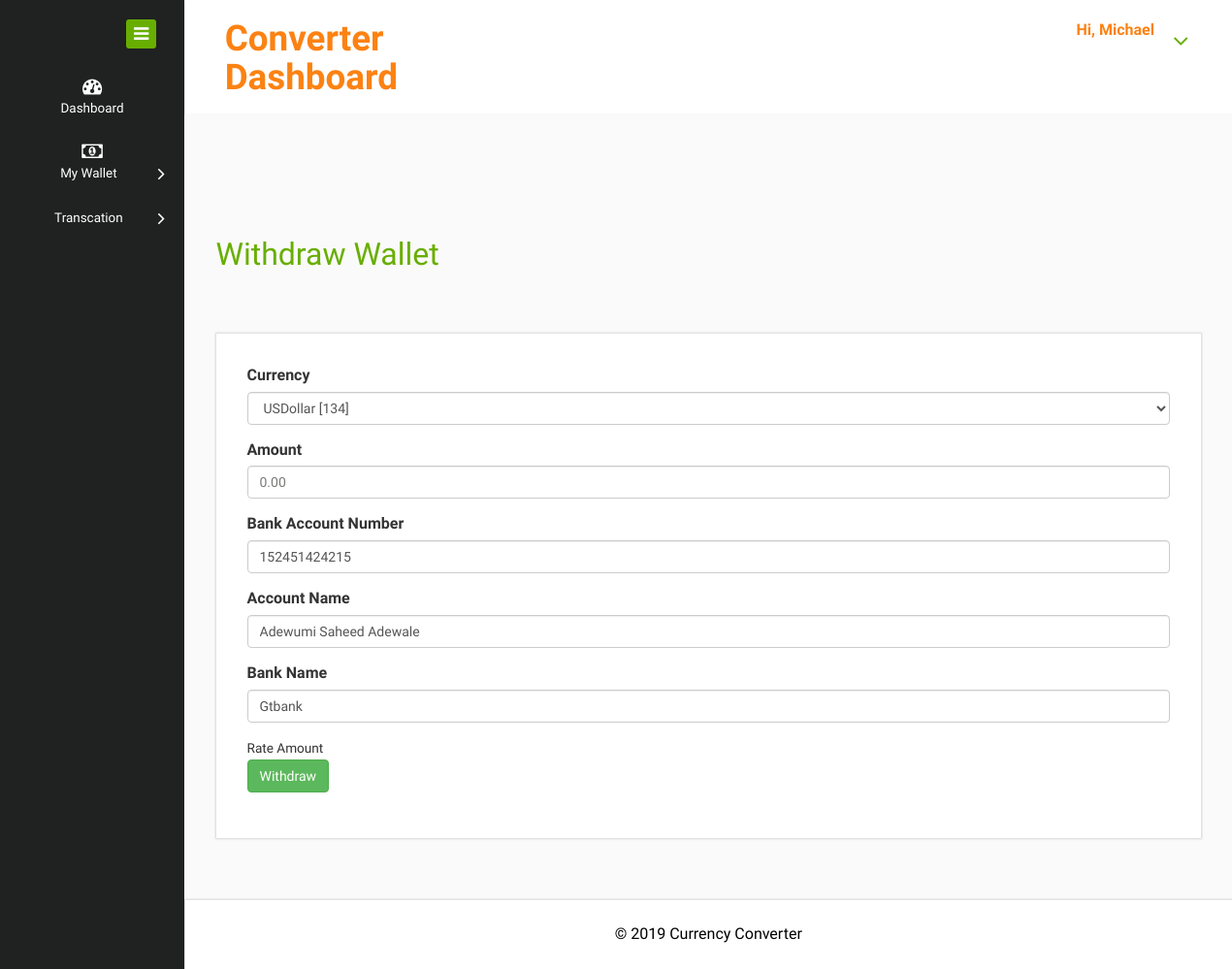
/withdraw_money.php (signed in), run on the app's committed database.
### tables this page shows
CREATE TABLE `user` (
  `id` int(11) NOT NULL,
  `fname` text NOT NULL,
  `lname` text NOT NULL,
  `Email` text NOT NULL,
  `Mobile` text NOT NULL,
  `password` text NOT NULL,
  `address` text NOT NULL,
  `state` text NOT NULL,
  `wallet` double NOT NULL,
  `wallet_id` varchar(200) NOT NULL,
  `status` text NOT NULL DEFAULT '0',
  `bank_acct` text NOT NULL,
  `bank_name` text NOT NULL,
  `acct_name` text NOT NULL,
  `created_date` datetime NOT NULL DEFAULT current_timestamp()
);

### withdraw_money.php (the view, shortened to what this page needs)
<?php
include 'header.php';
$data="SELECT * FROM   currency_money";
$query=mysqli_query($con,$data);
?>
<div class="blank">
    	<h2>Withdraw Wallet</h2>
    	<div class="blankpage-main">
    		<form action="withdraw_money.php" method="POST">
                    <div class="group">
                    <div class="form-group">
                        <label>Currency</label>
                        <select class="form-control" name="rate" id="money">
             <?php  while($row=mysqli_fetch_array($query)){
                                    $field2name = $row["cname"];
                                    $field3name = $row["amount"];
                                    $field5name = $row["created_date"];?>
                                    <option id="money" value="<?php echo $field3name ?>"><?php echo $field2name ?> [<?php echo $field3name ?>]</option>
                             <?php   }  ?>
                        </select>
                    </div>
                </div>
    			<div class="group">
    				<div class="form-group">
    					<label>Amount </label>
    					<input type="number"   class="form-control" name="amount" id="amount" required="required" placeholder="0.00">
    				</div>
    			</div>
          <div class="group">
            <div class="form-group">
              <label>Bank Account Number</label>
              <input type="text" value="<?php echo $bank_acct; ?>"  class="form-control" name="bank_acct"  required="required" placeholder="">
            </div>
          </div>
          <div class="group">
            <div class="form-group">
              <label>Account Name</label>
              <input type="text"  value="<?php echo $acct_name; ?>" class="form-control" name="acct_name"  required="required" placeholder="">
            </div>
          </div>
          <div class="group">
            <div class="form-group">
              <label>Bank Name</label>
              <input type="text"  value="<?php echo $bank_name; ?>"  class="form-control" name="bank_name"  required="required" placeholder="">
            </div>
          </div>
    		      <div class="group">
                    <small>Rate Amount</small>
                  </div>
    			<div class="group">
    				<div class="form-group">
    					<input type="submit" class="btn btn-success" name="save" value="Withdraw">
    				</div>
    			</div>
    		</form>
    	</div>
    </div>
<?php include 'footer.php'; ?>

### header.php (shortened to what this page needs)
<?php
 include 'database.php';
 $email = $_SESSION['Email'];
    $query = "SELECT * FROM user WHERE Email ='$email'";
  $Complete = mysqli_query($con,$query);
    $Rows=mysqli_fetch_assoc($Complete);
 $fname=$Rows['fname'];
      $acct_name = $Rows['acct_name'];
      $bank_acct = $Rows['bank_acct'];
      $bank_name = $Rows['bank_name'];
?>
<!DOCTYPE HTML>
<html>
<head>
<link href="css/bootstrap.css" rel="stylesheet" type="text/css" media="all">
<link href="css/style.css" rel="stylesheet" type="text/css" media="all"/>
<link href="css/font-awesome.css" rel="stylesheet">
</head>
<body>
<div class="page-container">
   <div class="left-content">
	   <div class="mother-grid-inner">
				<div class="header-main">
					<div class="header-left">
							<div class="logo-name">
									 <a href="index.html"> <h1>Converter Dashboard</h1>
								  </a>
							</div>
							<div class="clearfix"> </div>
						 </div>
						 <div class="header-right">
							<div class="profile_details">
								<ul>
									<li class="dropdown profile_details_drop">
										<a href="#" class="dropdown-toggle" data-toggle="dropdown" aria-expanded="false">
											<div class="profile_img">
												<div class="user-name">
													<p>Hi, <?php echo $fname ?></p>
												</div>
												<i class="fa fa-angle-down lnr"></i>
												<div class="clearfix"></div>
											</div>
										</a>
									</li>
								</ul>
							</div>
							<div class="clearfix"> </div>
						</div>
				     <div class="clearfix"> </div>
				</div>
<div class="inner-block">

### data on the page
user: fname "Michael", bank_acct "152451424215", acct_name "Adewumi Saheed Adewale", bank_name "Gtbank"

### other printed values
form field rate "USDollar [134]"
